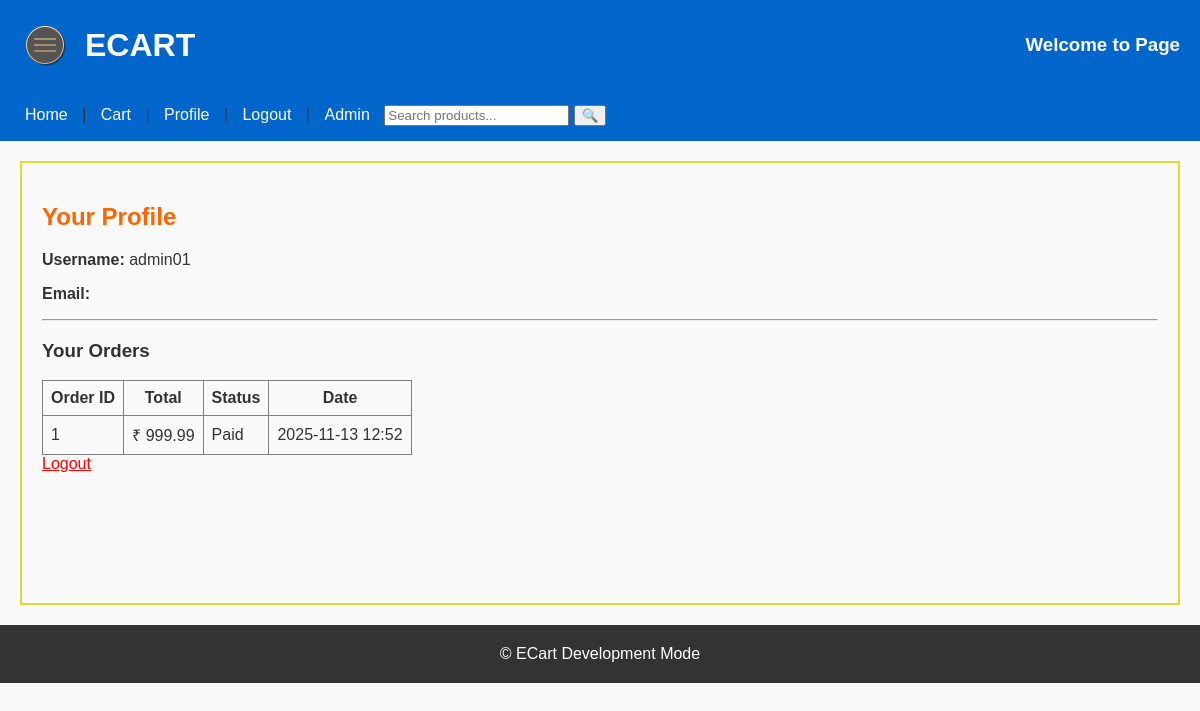
Screenshot of /profile/ (signed in) with the database file from the repository.
### ecart/models.py (models this page shows, shortened)
class Order(models.Model):
    user = models.ForeignKey(User, on_delete=models.CASCADE)
    total_amount = models.DecimalField(max_digits=10, decimal_places=2)
    payment_status = models.CharField(max_length=20, default='Pending')
    created_at = models.DateTimeField(auto_now_add=True)
    updated_at = models.DateTimeField(auto_now=True)

### ecart/views.py (the view)
# urls.py: path('profile/', views.profile_view, name='profile'),
@login_required
def profile_view(request):
    orders = request.user.order_set.all()
    return render(request, 'ecart/profile.html', {'orders': orders})

### ecart/templates/ecart/profile.html
{% extends "base.html" %}
{% block content %}
<h2>Your Profile</h2>
<p><strong>Username:</strong> {{ user.username }}</p>
<p><strong>Email:</strong> {{ user.email }}</p>
<hr>
<h3>Your Orders</h3>
{% if orders %}
  <table border="1" cellpadding="8" style="border-collapse:collapse;">
    <tr>
      <th>Order ID</th>
      <th>Total</th>
      <th>Status</th>
      <th>Date</th>
    </tr>
    {% for o in orders %}
      <tr>
        <td>{{ o.id }}</td>
        <td>₹ {{ o.total_amount }}</td>
        <td>{{ o.payment_status }}</td>
        <td>{{ o.created_at|date:"Y-m-d H:i" }}</td>
      </tr>
    {% endfor %}
  </table>
{% else %}
  <p>No orders yet.</p>
{% endif %}
<a href="{% url 'ecart:logout' %}" style="color:red;">Logout</a>
{% endblock %}

### static/css/base.css (style rules this page uses)
body { font-family: Arial, sans-serif; background: #fafafa !important; color: #333; margin: 0; padding: 0; }
h2 { color: #ff6600; }

### rows the page displays
Order: id "1", total_amount "999.99", payment_status "Paid", created_at "2025-11-13 12:52"

### other values shown
{{ user.username }} "admin01"
